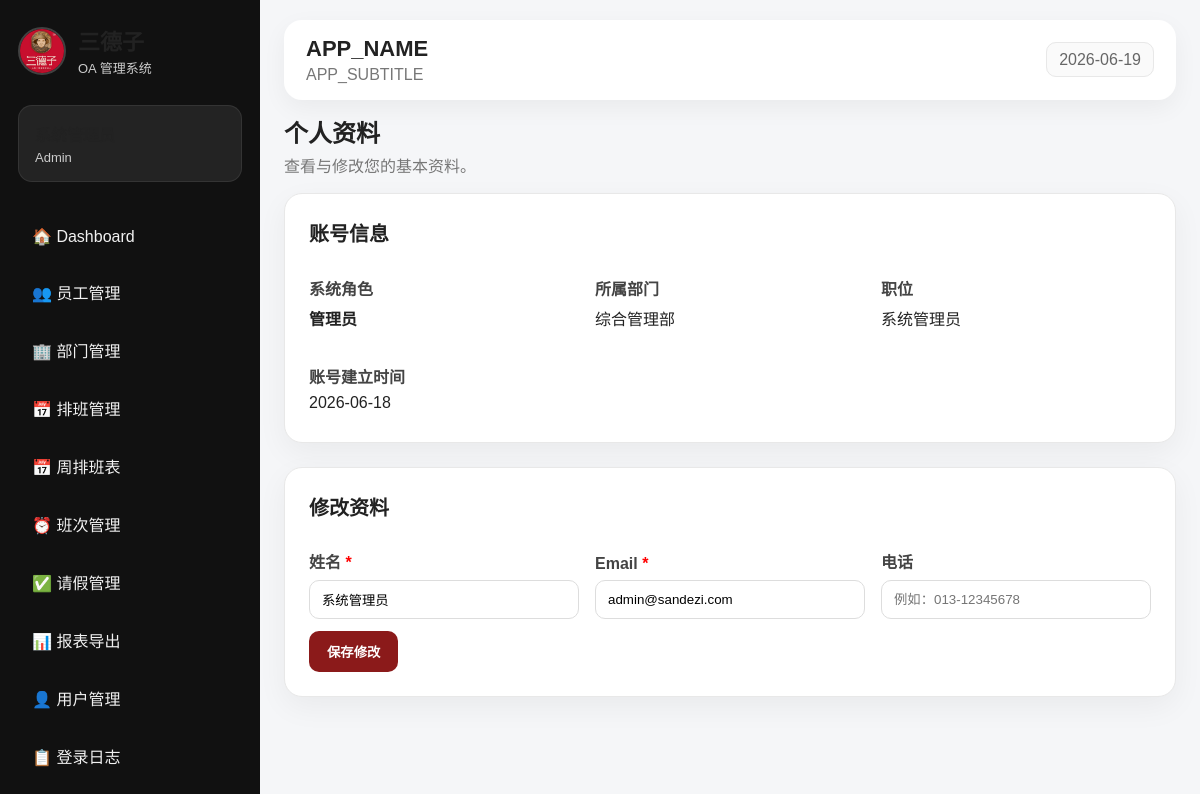
The app's page /profile.php (signed in) with its own data.
### tables this page shows
CREATE TABLE users (
    id            INT AUTO_INCREMENT PRIMARY KEY,
    employee_id   INT NULL,
    name          VARCHAR(100) NOT NULL,
    email         VARCHAR(150) NOT NULL UNIQUE,
    password_hash VARCHAR(255) NOT NULL,
    role          ENUM('Admin','Manager','Employee') NOT NULL DEFAULT 'Employee',
    status        ENUM('active','inactive') NOT NULL DEFAULT 'active',
    created_at    TIMESTAMP DEFAULT CURRENT_TIMESTAMP,
    FOREIGN KEY (employee_id) REFERENCES employees(id) ON DELETE SET NULL
);

CREATE TABLE departments (
    id          INT AUTO_INCREMENT PRIMARY KEY,
    name        VARCHAR(100) NOT NULL,
    description VARCHAR(255),
    created_at  TIMESTAMP DEFAULT CURRENT_TIMESTAMP
);

CREATE TABLE employees (
    id            INT AUTO_INCREMENT PRIMARY KEY,
    name          VARCHAR(100) NOT NULL,
    department_id INT NULL,
    position      VARCHAR(100) NOT NULL,
    phone         VARCHAR(50),
    email         VARCHAR(150),
    status        ENUM('active','inactive') NOT NULL DEFAULT 'active',
    created_at    TIMESTAMP DEFAULT CURRENT_TIMESTAMP,
    FOREIGN KEY (department_id) REFERENCES departments(id) ON DELETE SET NULL
);

### auth.php (called while the page is built, shortened)
<?php
function safe($value) {
    return htmlspecialchars((string)$value, ENT_QUOTES, 'UTF-8');
}
?>

### profile.php (the view, shortened to what this page needs)
<?php
require_once __DIR__ . '/header.php';
$me      = current_user();
$uid     = intval($me['id']);
$stmt = $pdo->prepare("
    SELECT u.id, u.name, u.email, u.role, u.created_at,
           e.position, e.phone, e.department_id,
           d.name AS department_name,
           e.id   AS employee_id
    FROM users u
    LEFT JOIN employees e ON u.employee_id = e.id
    LEFT JOIN departments d ON e.department_id = d.id
    WHERE u.id = ?
");
$stmt->execute([$uid]);
$profile = $stmt->fetch();
$role_labels = ['Admin' => '管理员', 'Manager' => '主管', 'Employee' => '员工'];
?>
<div class="page-title">
    <h2>个人资料</h2>
    <p>查看与修改您的基本资料。</p>
</div>
<section class="panel">
    <h2>账号信息</h2>
    <div class="form-grid">
        <div>
            <label>系统角色</label>
            <p style="font-weight:bold;margin:6px 0;">
                <?= safe($role_labels[$profile['role']] ?? $profile['role']) ?>
            </p>
        </div>
        <div>
            <label>所属部门</label>
            <p style="margin:6px 0;"><?= safe($profile['department_name'] ?? '—') ?></p>
        </div>
        <div>
            <label>职位</label>
            <p style="margin:6px 0;"><?= safe($profile['position'] ?? '—') ?></p>
        </div>
        <div>
            <label>账号建立时间</label>
            <p style="margin:6px 0;"><?= safe(substr($profile['created_at'], 0, 10)) ?></p>
        </div>
    </div>
</section>
<section class="panel">
    <h2>修改资料</h2>
    <form method="POST">
        <div class="form-grid">
            <div>
                <label>姓名 <span style="color:red">*</span></label>
                <input type="text" name="name" required
                       value="<?= safe($profile['name']) ?>">
            </div>
            <div>
                <label>Email <span style="color:red">*</span></label>
                <input type="email" name="email" required
                       value="<?= safe($profile['email']) ?>">
            </div>
            <div>
                <label>电话
                </label>
                <input type="text" name="phone"
                       value="<?= safe($profile['phone'] ?? '') ?>"
                       <?= !$profile['employee_id'] ? 'disabled' : '' ?>
                       placeholder="例如：013-12345678">
            </div>
        </div>
        <button class="btn" type="submit" style="margin-top:12px;">保存修改</button>
    </form>
</section>
<?php require_once __DIR__ . '/footer.php'; ?>

### assets/style.css (style rules this page uses)
* { box-sizing: border-box; }
:root { --primary: #8b1a1a; --primary-dark: #641010; --bg: #f5f6f8; --card: #ffffff; --text: #222; --muted: #777; --border: #e8e8e8; --green: #2e7d32; }
body { margin: 0; font-family: Arial, "Microsoft YaHei", sans-serif; background: var(--bg); color: var(--text); }
.page-title { margin-bottom: 14px; }
.page-title h2 { margin: 0; font-size: 24px; }
.page-title p { color: var(--muted); margin-top: 4px; }
.panel { background: white; border-radius: 18px; padding: 24px; box-shadow: 0 10px 30px rgba(0,0,0,0.05); border: 1px solid var(--border); margin-bottom: 24px; }
.panel h2 { margin-top: 0; font-size: 20px; }
.form-grid { display: grid; grid-template-columns: repeat(3, minmax(180px, 1fr)); gap: 16px; align-items: end; }
label { display: block; color: #444; font-weight: bold; margin-top: 12px; }
input, select, textarea { width: 100%; border: 1px solid #ddd; border-radius: 10px; padding: 11px 12px; margin-top: 7px; font-family: inherit; }
button, .btn-light { display: inline-block; border: none; background: var(--primary); color: white; padding: 11px 18px; border-radius: 10px; cursor: pointer; font-weight: bold; }

### records on screen
users: role "管理员", departments.name "综合管理部", employee.position "系统管理员", created_at "2026-06-18", name "系统管理员", email "admin@sandezi.com"

### other values on screen
safe($user['role']) "Admin"
safe(APP_NAME) "APP_NAME"
safe(APP_SUBTITLE) "APP_SUBTITLE"
